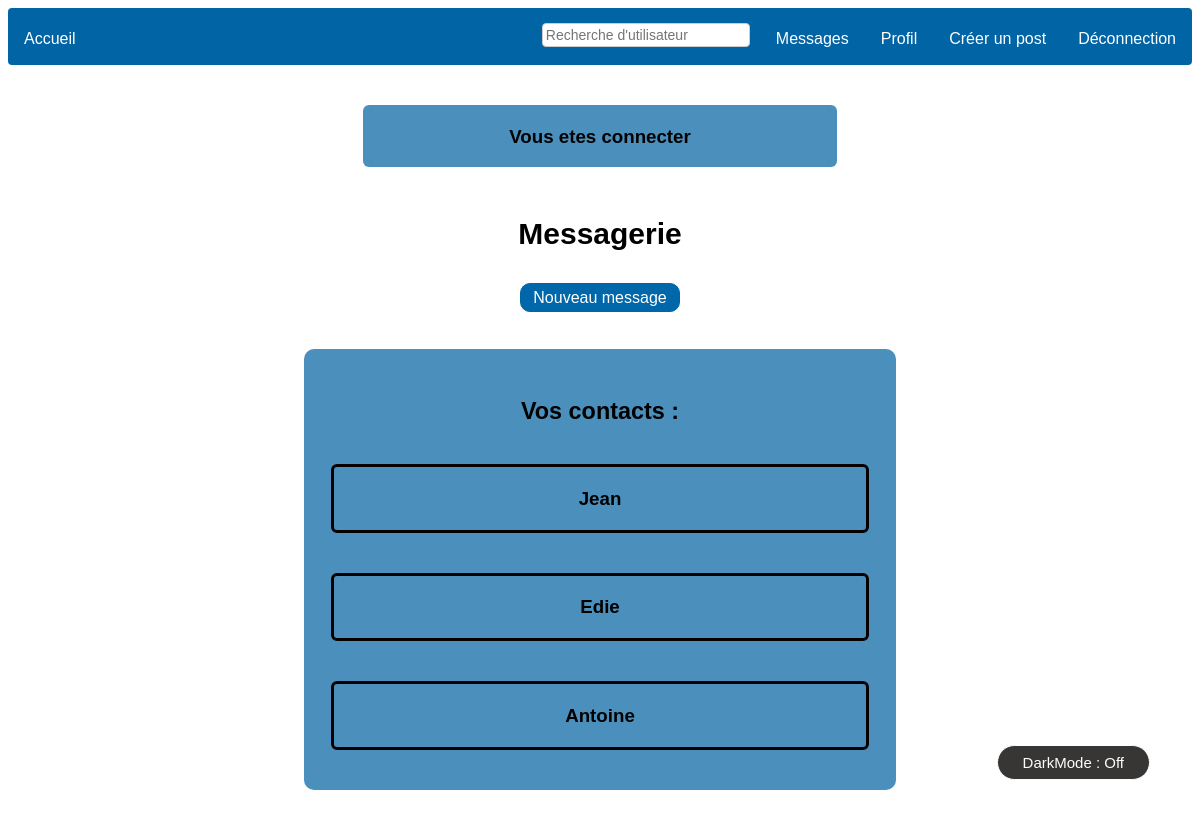
The page /WEBSITE/message.php (signed in) on the database its author committed.
### tables this page shows
CREATE TABLE `users` (
  `id` int(11) NOT NULL,
  `pseudo` varchar(100) NOT NULL,
  `email` varchar(100) NOT NULL,
  `mot_de_passe` varchar(100) NOT NULL,
  `admin` tinyint(1) NOT NULL,
  `private` tinyint(1) NOT NULL,
  `bio` text DEFAULT NULL
);

### WEBSITE/message.php (the view, shortened to what this page needs)
<?php
$bdd = new PDO('mysql:host=127.0.0.1;dbname=database', 'root', '');
if (isset($_SESSION['id']) and !empty($_SESSION['id'])) {
   $user = $bdd->prepare('SELECT * FROM users');
   $user->execute(array($_SESSION['id']));
?>
   <!DOCTYPE html>
   <html>
   <head>
   </head>
   <body>
      <?php include('menu.php') ?>
      <?php
      if (isset($_SESSION['success'])) { ?>
         <div class="success">
            <h3>
               <?php
               echo "<div class=\"contenu\"><p>" . $_SESSION['success'] . "<p></div>";
               ?>
            </h3>
         </div>
      <?php } ?>
      <div class="header">
         <h2>Messagerie</h2>
      </div>
      <a href="envoi.php"><input class="new_mes" type="button" value="Nouveau message"></input></a>
      <ul class="posts">
         <div class="header">
            <h3>Vos contacts :</h3>
         </div>
         <?php
         while ($u = $user->fetch()) {
            $check_msg = $bdd->prepare('SELECT * FROM messages WHERE id_expediteur = ? AND id_destinataire = ? OR id_expediteur = ? AND id_destinataire = ?');
            $check_msg->execute(array($_SESSION['id'], $u['id'], $u['id'], $_SESSION['id']));
            $check_msg_nbr = $check_msg->rowCount();
            if ($check_msg_nbr > 0) {
               echo "<li class=\"post\"><a style=\"text-decoration: none;\" href=\"list_message.php?user=" . $u['id'] . "\"><h3>" . $u['pseudo'] . "</h3></a></h3></li>";
            }
         }
         ?>
      </ul>
   </body>
   <? include('darkmode.php'); ?>
   </html>
<?php } ?>

### WEBSITE/CSS/style.css (style rules this page uses)
body { text-align: center; font-family: Arial, sans-serif; }
a:not([id="scrollUp"]) { color: black; }
div[class='contenu'] { text-align: center; }
input[type="button"].follow, input[type="button"].new_mes { padding: 5px 12px 4px; color: #fff; background-color: #0067ab; font-size: 16px; border: 1px solid #0164a5; border-radius: 10px; margin-top: 10px; cursor: pointer; margin: 7px; }
ul[class="posts"] { list-style-type: none; margin: auto; margin-top: 30px; margin-bottom: 30px; padding: 0; overflow: hidden; background-color: #4b8fbd; width: 50%; border-radius: 10px; line-height: 25px; text-align: center; }
li[class="post"] { font-family: Arial, sans-serif; margin: auto; padding: 0; line-height: 25px; text-align: center; border: 3px solid rgb(8, 0, 0); width: 90%; margin-top: 40px; margin-bottom: 40px; border-radius: 6px; overflow: hidden; word-wrap: break-word; }
div[class="contenu"] { list-style-type: none; margin: auto; margin-top: 40px; margin-bottom: 40px; padding: 0; overflow: hidden; background-color: #4b8fbd; width: 40%; border-radius: 6px; line-height: 25px; text-align: center; }
div[class="header"] { margin-top: 50px; font-size: 20px; font-family: Arial, sans-serif; }

### rows shown on the page
users: pseudo "Jean"
users: pseudo "Edie"
users: pseudo "Antoine"

### other values the page prints
$_SESSION['success'] "Vous etes connecter"
